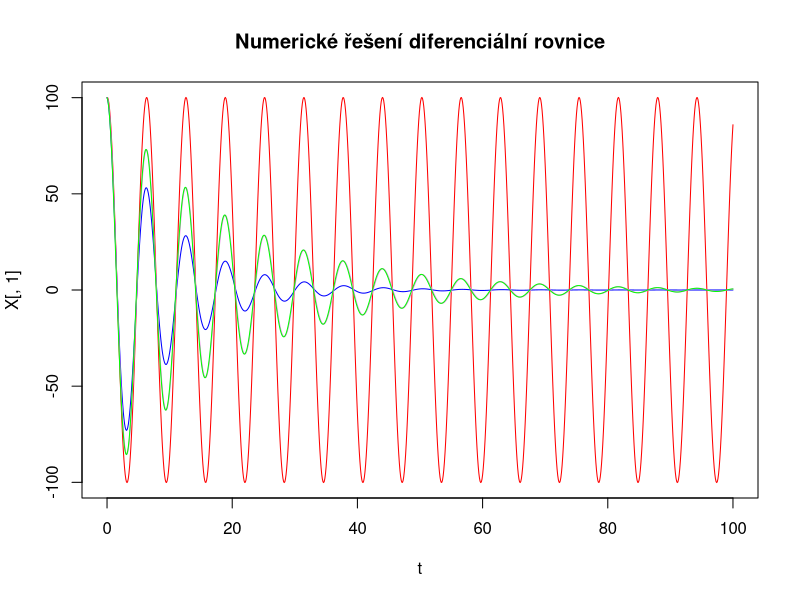

Generate this figure with R:
# Definice diferenciální rovnice
f <- function(t,X){
  # X obsahuje pozici X[1] a rychlost X[2]
  return(c(X[2], -X[1]-0.1*X[2]))
}

# Eulerova metoda (přesnost 1. řádu)
Euler <- function(x, y , f, h){
  # Přímý krok metody Euler
  return(y+h*f(x,y))
}

# Runge-Kutta 2. řádu (přesnost 2. řádu)
RK2 <- function(x, y , f, h){
  hhalf <- 0.5*h
  # Výpočet prostředního bodu a přibližného koncového bodu
  return(y+h*f(x+hhalf,y+h*f(x+hhalf,y+hhalf*f(x,y))))
}

# Runge-Kutta 4. řádu (přesnost 4. řádu)
RK4 <- function(x, y , f, h){
  hhalf <- 0.5*h
  k1 <- f(x,y)
  k2 <- f(x+hhalf, y+hhalf*k1)
  k3 <- f(x+hhalf, y+hhalf*k2)
  k4 <- f(x+h, y+h*k3)
  # Výpočet váženého průměru kroků
  return(y+h*(k1+2*(k2+k3)+k4)/6)
}

# Nastavení počátečních podmínek

# Maximální čas, počet kroků a krok h
tMAX <- 100
n <- 1000
h <- tMAX/n
# Časový vektor
t <- seq(0, tMAX, h)
n <- n+1
# Inicializace matice výsledků
X <- matrix(0, nrow = n, ncol = 2)
X[1,1] <- 100  # Počáteční hodnota pozice x(0)
X[1,2] <- 0    # Počáteční rychlost v(0)

# Výpočet Eulerovou metodou
for(i in 2:n) X[i,] <- Euler(t, X[i-1,], f, h)
plot(t, X[,1], col='red', type='l', main="Numerické řešení diferenciální rovnice")

# Výpočet metodou Runge-Kutta 2. řádu
Xrk2 <- X
for(i in 2:n) Xrk2[i,] <- RK2(t, Xrk2[i-1,], f, h)
lines(t, Xrk2[,1], col='blue', type='l')

# Výpočet metodou Runge-Kutta 4. řádu
Xrk4 <- X
for(i in 2:n) Xrk4[i,] <- RK4(t, Xrk4[i-1,], f, h)
lines(t, Xrk4[,1], col='violet', type='l')

# Analytické řešení
lines(t, 100*exp(-0.1*t/2)*cos(t), col='green', type='l')
